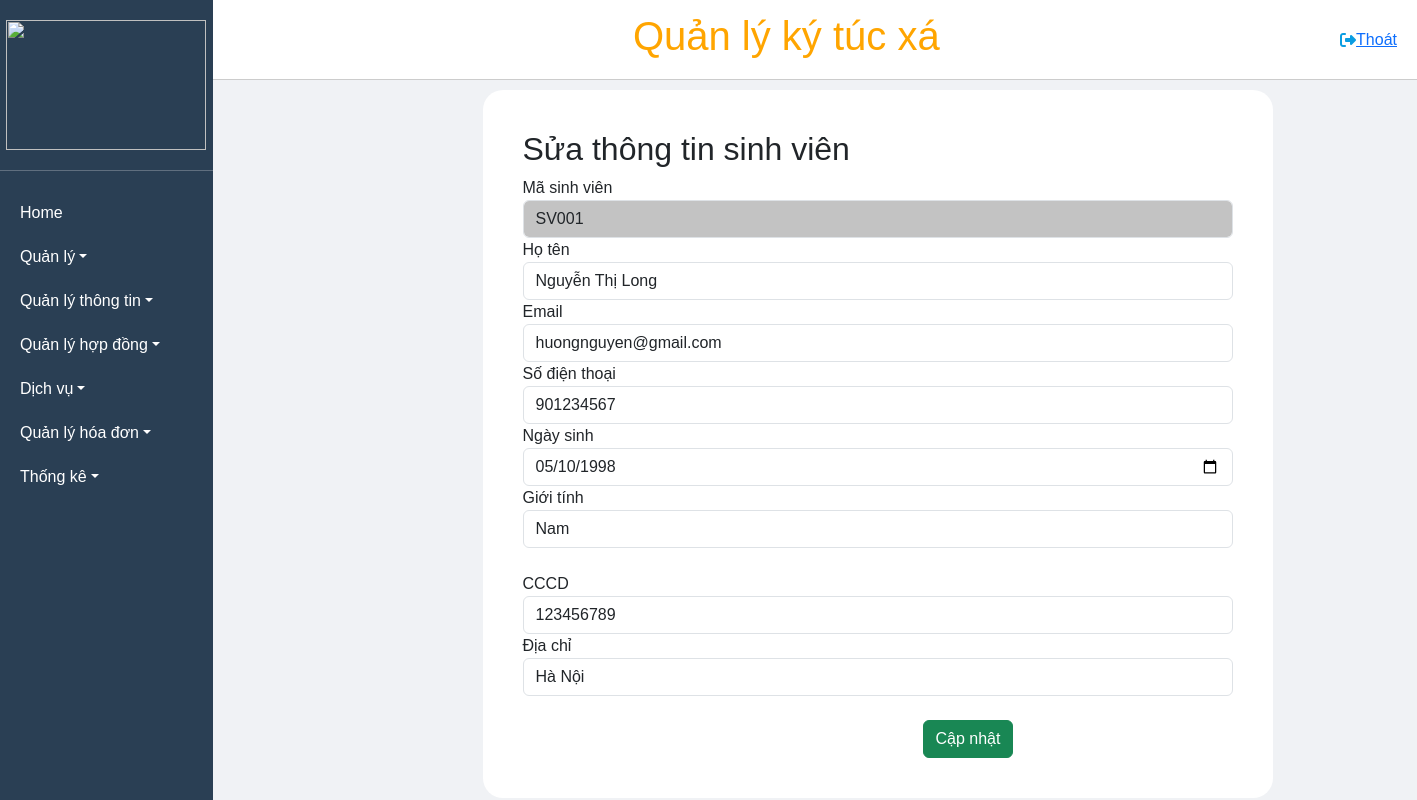
Screenshot of /DanhsachSV/sua/SV001 with the database file from the repository.
### tables this page shows
CREATE TABLE `thongtinsinhvien` (
  `maSinhVien` varchar(50) NOT NULL,
  `maNhomSinhVien` varchar(50) NOT NULL,
  `hoTen` varchar(100) NOT NULL,
  `email` varchar(100) NOT NULL,
  `soDienThoai` int(50) NOT NULL,
  `ngaySinh` date NOT NULL,
  `gioiTinh` varchar(50) NOT NULL,
  `cccd` varchar(50) NOT NULL,
  `diaChi` varchar(100) NOT NULL
);

### MVC/Core/controller.php (called while the page is built, shortened)
<?php
class controller
{
    public function model($model)
    {
        return new $model;
    }
    public function view($view, $data = [])
    {
        require_once './MVC/Views/' . $view . '.php';
    }
}

### MVC/Controllers/DanhsachSV.php (called while the page is built, shortened)
<?php
class DanhsachSV extends controller
{
    private $dssv;
    function __construct()
    {
        $this->dssv = $this->model('SinhVien_m');
    }
    function sua($id)
    {
        $this->view('Masterlayout', [
            'page' => 'SinhVien_sua_v',
            'dulieu' => $this->dssv->sinhvien_find($id, '')
        ]);
    }
}

### MVC/Core/app.php (called while the page is built, shortened)
<?php
class app
{
    protected $action = 'Get_data';
    function __construct()
    {
        $arr = $this->processURL();
        if ($arr != null) {
            if (file_exists('./MVC/Controllers/' . $arr[0] . '.php')) {
                $this->controller = $arr[0];
                unset($arr[0]);
            }
        }
        $this->controller = new $this->controller;
        if (isset($arr[1])) {
            if (method_exists($this->controller, $arr[1])) {
                $this->action = $arr[1];
            }
            unset($arr[1]);
        }
        $this->param = $arr ? array_values($arr) : [];
        call_user_func_array([$this->controller, $this->action], $this->param);
    }
    function processURL()
    {
        if (isset($_GET['url'])) {
            return explode('/', filter_var(trim($_GET['url']), FILTER_DEFAULT));
        }
    }
}

### index.php (called while the page is built, shortened)
<?php
$app = new app();
?>

### MVC/Core/connectDB.php (called while the page is built, shortened)
<?php
class connectDB
{
    protected $serverName = "localhost";
    protected $userName = "root";
    protected $pwd = "";
    protected $dbName = "qlktx";
    function __construct()
    {
        $this->conn = mysqli_connect($this->serverName, $this->userName, $this->pwd, $this->dbName);
    }
}

### MVC/Models/SinhVien_m.php (called while the page is built, shortened)
<?php
class SinhVien_m extends connectDB
{
    function sinhvien_find($masv, $tensv)
    {
        $sql = "SELECT * FROM thongtinsinhvien WHERE hoTen like '%$tensv%' and maSinhVien like '%$masv%'";
        return mysqli_query($this->conn, $sql);
    }
}

### MVC/Views/Pages/SinhVien_sua_v.php (the view, shortened to what this page needs)
<!DOCTYPE html>
<html lang="en">
<head>
</head>
<body>
    <form method="post" action="http://localhost/QuanLyKyTucXa_new/DanhsachSV/suadl">
        <div id="wrapper" style="height: -webkit-fill-available; padding-top: 10px;">
            <div class="form-inline" style="width: 60%; margin-left: 220px; text-align: left;">
            <h2>Sửa thông tin sinh viên</h2>
                <?php
                if (isset($data['dulieu'])) {
                    if (mysqli_num_rows($data['dulieu']) > 0) {
                        while ($row = mysqli_fetch_array($data['dulieu'])) {
                ?>
                            <label>Mã sinh viên</label>
                            <input type="text" class="form-control dd1" name="txtMaSinhVien" readonly style="background-color: #0606063d" value="<?php echo $row['maSinhVien']; ?>">
                            <label>Họ tên</label>
                            <input type="text" class="form-control" placeholder="Nhập họ tên" name="txtHoTen" required value="<?php echo $row['hoTen']; ?>">
                            <label>Email</label>
                            <input type="email" class="form-control" placeholder="Nhập email" name="txtEmail" required value="<?php echo $row['email']; ?>">
                            <label>Số điện thoại</label>
                            <input type="number" class="form-control" placeholder="Nhập số điện thoại" name="txtSoDienThoai" required value="<?php echo $row['soDienThoai']; ?>">
                            <label>Ngày sinh</label>
                            <input type="date" class="form-control" placeholder="Nhập ngày sinh" name="txtNgaySinh" required value="<?php echo $row['ngaySinh']; ?>">
                            <label>Giới tính</label>
                            <br>
                            <select name="txtGioiTinh" id="" class="form-control" required>
                                <option value="Nam">Nam</option>
                            </select>
                            <br>
                            <label>CCCD</label>
                            <input type="number" class="form-control" placeholder="Nhập cccd" name="txtCccd" required value="<?php echo $row['cccd']; ?>">
                            <label>Địa chỉ</label>
                            <input type="text" class="form-control" placeholder="Nhập địa chỉ" name="txtDiaChi" required value="<?php echo $row['diaChi']; ?>">
                <?php
                        }
                    } else {
                        echo "<p>Không có dữ liệu sinh viên.</p>";
                    }
                } else {
                    echo "<p>Không có dữ liệu sinh viên.</p>";
                }
                ?>
                <br>
                <button type="submit" class="btn btn-success" name="btnLuu" style="margin-left: 400px;">Cập nhật</button>
            </div>
        </div>
    </form>
</body>
</html>

### Public/CSS/style.css (style rules this page uses)
* { padding: 0; margin: 0; box-sizing: border-box; }
body { background-color: #F0F2F5; }

### Public/CSS/master.css (style rules this page uses)
* { margin: 0; padding: 0; box-sizing: border-box; font-family: Arial, sans-serif; }
html, body { height: 100%; overflow: hidden; }

### Public/CSS/l1.css (style rules this page uses)
#wrapper { padding: 50px; height: 100%; position: absolute; width: 100%; }
.form-inline { border-radius: 20px; background-color: white; padding: 40px; text-align: left; }

### rows the page displays
thongtinsinhvien: txtMaSinhVien "SV001", txtHoTen "Nguyễn Thị Long", txtEmail "huongnguyen@gmail.com", txtSoDienThoai "901234567", txtNgaySinh "05/10/1998", txtCccd "123456789", txtDiaChi "Hà Nội"
